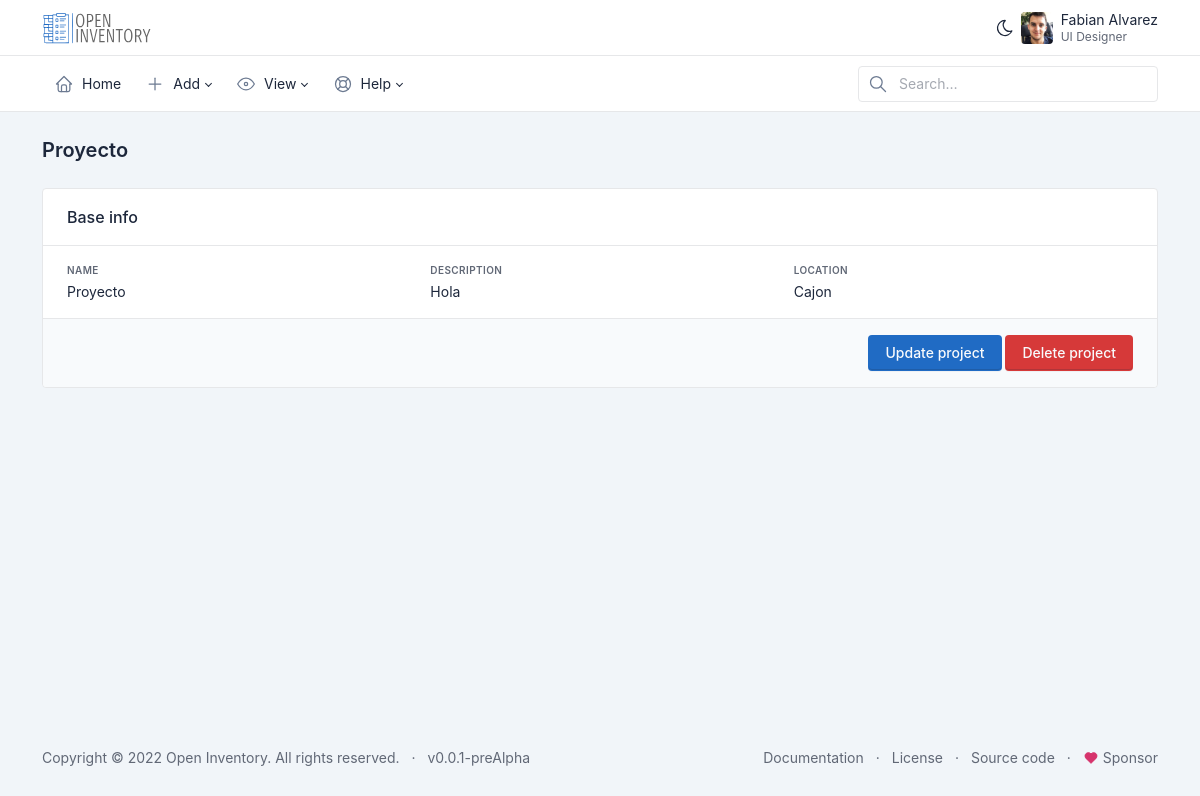
/get-project/2, run on the app's committed database.
### dashboard/models.py (models this page shows, shortened)
class Project(models.Model):
    name = models.CharField(max_length=200)
    description = models.TextField(null=True, blank=True)
    location = models.CharField(max_length=200)
    image = models.ImageField(upload_to='images/', null=True, blank=True)
    list_products = models.ManyToManyField(Product, blank=True)

class Storage(models.Model):
    name = models.CharField(max_length=200)
    description = models.TextField(null=True, blank=True)
    location = models.CharField(max_length=200)
    parent_storage = models.ForeignKey('self', on_delete=models.CASCADE, null=True, blank=True)
    def __str__(self):
        return self.name
    class Meta:
        verbose_name_plural = "Storages"
        verbose_name = "Storage"

### dashboard/views.py (the view, shortened to what this page needs)
# urls.py: path('get-project/<int:project_id>', views.get_project, name='get_project'),
def get_project(request, project_id):
  project = Project.objects.get(id=project_id)
  locations = Storage.objects.all()
  return render(request, 'project.html', {"title": "Proyecto", "project": project, "locations": locations})

### dashboard/templatetags/custom_tags.py (called while the page is built)
@register.simple_tag
def get_location(list, location_id):
    location_id = int(location_id)
    return list[location_id-1]

### dashboard/templates/project.html (shortened to what this page needs)
<!DOCTYPE html>
<html>
   <body>
      {% extends 'menu.html' %}
      {% load static %}
      {% block pagecontent %}
      {% load qr_code %}
      {% load custom_tags %}
      <link href="{% static 'css/style.css' %}" rel="stylesheet" />
      {% load crispy_forms_tags %}
      <div class="page-header d-print-none">
         <div class="container-xl">
            <div class="row g-2 align-items-center">
               <div class="col">
                  <h2 class="page-title">
                     {{ project.name }}
                  </h2>
               </div>
            </div>
         </div>
      </div>
      <div class="page-body">
         <div class="container-xl">
            <div class="card">
               <div class="card-header">
                  <h3 class="card-title">{{_('Base info')}}</h3>
               </div>
               <div class="card-body">
                  <div class="datagrid">
                     <div class="datagrid-item">
                        <div class="datagrid-title">{{_('Name')}}</div>
                        <div class="datagrid-content">{{project.name}}</div>
                     </div>
                     <div class="datagrid-item">
                        <div class="datagrid-title">{{_('Description')}}</div>
                        <div class="datagrid-content">{{project.description}}</div>
                     </div>
                     <div class="datagrid-item">
                        <div class="datagrid-title">{{_('Location')}}</div>
                        <div class="datagrid-content">
                           <div class="d-flex align-items-center">
                              {% get_location locations project.location %}
                           </div>
                        </div>
                     </div>
                  </div>
               </div>
               <div class="card-footer text-end">
                  <a href="#" class="btn btn-primary" data-bs-toggle="modal" data-bs-target="#modal-update">
                  {{_('Update project')}}
                  </a>
                  <a href="#" class="btn btn-danger" data-bs-toggle="modal" data-bs-target="#modal-delete">
                  {{_('Delete project')}}
                  </a>
               </div>
            </div>
         </div>
      </div>
         </div>
      </div>
      {% endblock %}

### static/templates/menu.html (style rules this page uses)
:root { --tblr-font-sans-serif: Inter, -apple-system, BlinkMacSystemFont, San Francisco, Segoe UI, Roboto, Helvetica Neue, sans-serif; }

### data on the page
Project: name "Proyecto", description "Hola", location.name "Cajon"
